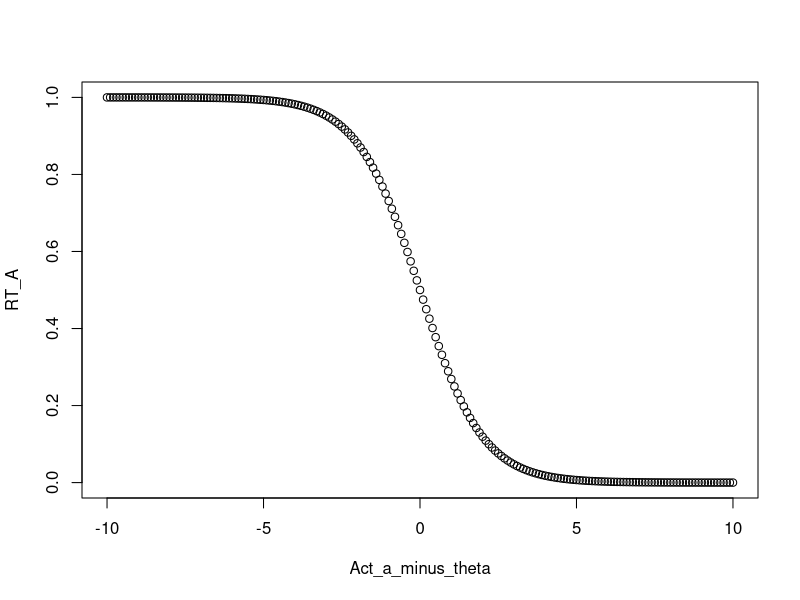

Here is the R script that generated this plot:
theta=seq(0,1,0.1)
Act_a_minus_theta<-seq(-10,10,0.1)
RT_0=0
RT_A<-RT_0+1/(1+(exp(Act_a_minus_theta)))

plot(Act_a_minus_theta,RT_A)
